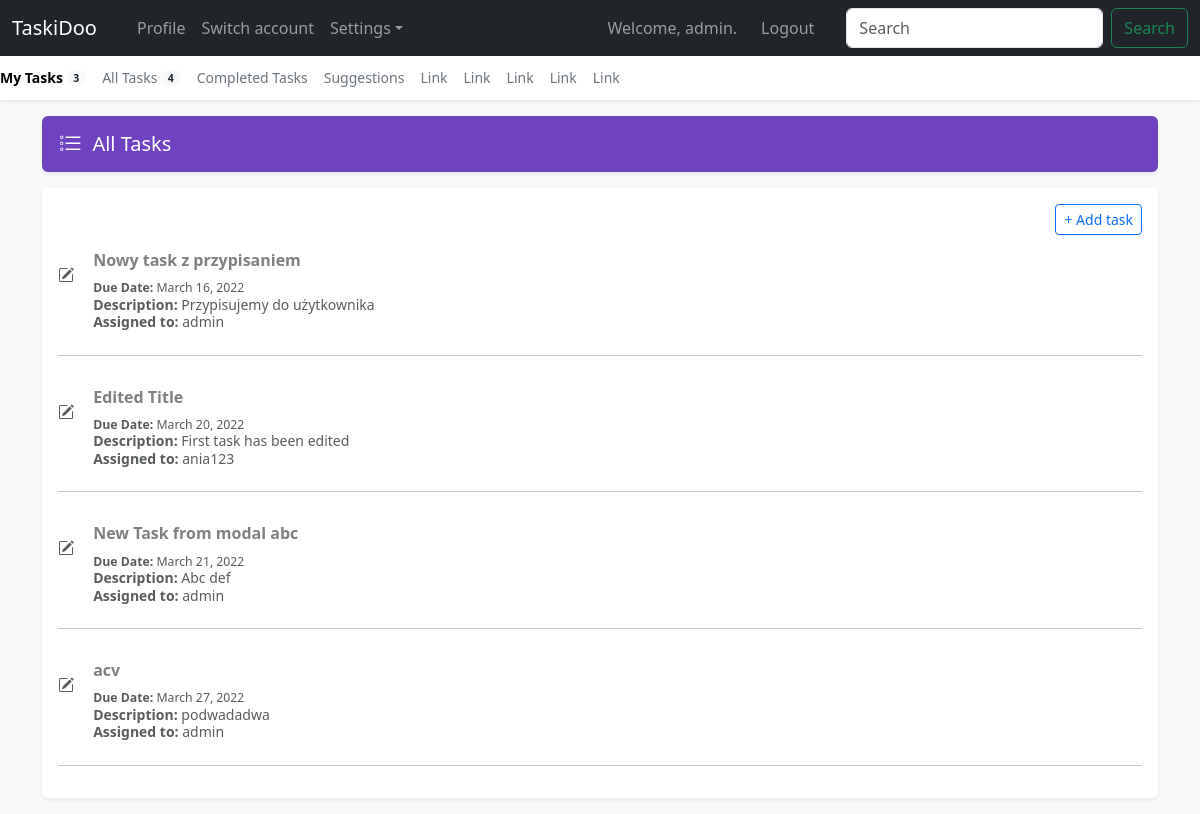
Screenshot of /all_tasks/ (signed in) with the database file from the repository.
### todo_apps/models.py (models this page shows, shortened)
class Task(models.Model):
    text_title = models.CharField(max_length=200)
    text_desc = models.TextField(max_length=10000, default='')
    date_added = models.DateTimeField(auto_now_add=True)
    owner = models.ForeignKey(User, on_delete=models.CASCADE)
    comment = models.TextField(max_length=10000, default='')
    date_due = models.DateField()
    status = models.BooleanField(default=False)

### todo_apps/views.py (the view)
# urls.py: path('all_tasks/', views.all_tasks, name='all_tasks'),
@login_required
def all_tasks(request):
    all_tasks = Task.objects.filter(status=False).order_by('date_due')
    tasks = Task.objects.filter(owner=request.user, status=False)
    context = {'all_tasks': all_tasks, 'tasks': tasks}
    return render(request, 'todo_apps/all_tasks.html', context)

### todo_apps/templates/todo_apps/all_tasks.html (shortened to what this page needs)
{% extends "todo_apps/base.html" %}
{% block content %}
<main class="container">
    <div class="d-flex align-items-center p-3 my-3 text-white bg-purple rounded shadow-sm">
        <div class="lh-1">
            <h1 class="h5 mb-0 text-white lh-1">All Tasks</h1>
        </div>
    </div>
    <div class="my-3 p-3 bg-body rounded shadow-sm">
        <div class="d-block text-end">
            <button class="myBtn btn btn-outline-primary btn-sm" hx-get="{% url 'todo_apps:new_task' %}" hx-target="#dialog">+ Add task</a></button>
        </div>
        {% for task in all_tasks %}
            <div class="d-flex text-muted pt-3">
            <p class="pb-2 mb-0 small lh-sm" hx-trigger="click" hx-get="{% url 'todo_apps:edit_task' task.id %}" hx-target="#dialog">
                <a class="myBtn d-block text-decoration-none task-item h6"><strong>{{ task.text_title }}</strong></a>
                <small><strong>Due Date:</strong> {{ task.date_due }}</small></br>
                <strong>Description:</strong> {{ task.text_desc }}</br>
                <strong>Assigned to:</strong> {{ task.owner }}
            </p>
            </div>
            <hr style="background-color: #dee2e6 1px solid">
        {% empty %}
            <p>No tasks added!</p>
        {% endfor %}
    </div>
    </main>
{% endblock content %}

### todo_apps/templates/todo_apps/base.html (shortened to what this page needs)
{% load bootstrap5 %}
<!doctype html>
<html lang="en">
  <head>
    {% bootstrap_css %}
  </head>
  {% if user.is_authenticated %}
  <body class="bg-light">
        <nav class="navbar navbar-expand-lg fixed-top navbar-dark bg-dark" aria-label="Main navigation">
        <div class="container-fluid">
            <a class="navbar-brand" href="{% url 'todo_apps:index' %}">TaskiDoo</a>
            <div class="navbar-collapse offcanvas-collapse" id="navbarsExampleDefault">
            <ul class="navbar-nav me-auto mb-2 mb-lg-0">
                <li class="nav-item">
                  <a class="nav-link"></a>
                  </li>
                <li class="nav-item">
                <a class="nav-link" href="#">Profile</a>
                </li>
                <li class="nav-item">
                <a class="nav-link" href="#">Switch account</a>
                </li>
                <li class="nav-item dropdown">
                <a class="nav-link dropdown-toggle" href="#" id="dropdown01" data-bs-toggle="dropdown" aria-expanded="false">Settings</a>
                </li>
            </ul>
            <ul class="navbar-nav me-0 mb-5 mb-lg-0">
            {% if user.is_authenticated %}
            <li class="nav-item me-2">
            <a class="nav-link">Welcome, {{ user.username }}.</a>
            </li>
            <li class="nav-item me-4">
                <a class="nav-link" href="{% url 'users:logout' %}">Logout</a>
            </li>
            {% endif %}
            <form class="d-flex">
                <input class="form-control me-2" type="search" placeholder="Search" aria-label="Search">
                <button class="btn btn-outline-success" type="submit">Search</button>
            </form>
            </div>
        </div>
        </nav>
        <div class="nav-scroller bg-body shadow-sm">
        <nav class="nav nav-underline" aria-label="Secondary navigation">
            <a class="nav-link active" aria-current="page" href="{% url 'todo_apps:tasks' %}">
              My Tasks
            <span class="badge bg-light text-dark rounded-pill align-text-bottom">{{ tasks.count }}</span>
            </a>
            <a class="nav-link" href="{% url 'todo_apps:all_tasks' %}">
              All Tasks
            <span class="badge bg-light text-dark rounded-pill align-text-bottom">{{ all_tasks.count}}</span>
            </a>
            <a class="nav-link" href="{% url 'todo_apps:completed_tasks' %}">Completed Tasks</a>
            <a class="nav-link" href="#">Suggestions</a>
            <a class="nav-link" href="#">Link</a>
            <a class="nav-link" href="#">Link</a>
            <a class="nav-link" href="#">Link</a>
            <a class="nav-link" href="#">Link</a>
            <a class="nav-link" href="#">Link</a>
        </nav>
        </div>
{% endif %}
{% block content %} {% endblock content %}
  </body>
</html>

### todo_apps/templates/todo_apps/base.html (style rules this page uses)
html, body { overflow-x: hidden; }
body { padding-top: 56px; }
.nav-scroller { position: relative; z-index: 2; height: 2.75rem; overflow-y: hidden; }
.nav-scroller .nav { display: flex; flex-wrap: nowrap; padding-bottom: 1rem; margin-top: -1px; overflow-x: auto; color: rgba(255, 255, 255, .75); text-align: center; white-space: nowrap; -webkit-overflow-scrolling: touch; }
.nav-underline .nav-link { padding-top: .75rem; padding-bottom: .75rem; font-size: .875rem; color: #6c757d; }
.nav-underline .active { font-weight: 500; color: #343a40; }
.bg-purple { background-color: #6f42c1; }

### todo_apps/templates/todo_apps/all_tasks.html (style rules this page uses)
.task-item { color: gray; }

### rows the page displays
Task: text_title "Nowy task z przypisaniem", date_due "March 16, 2022", text_desc "Przypisujemy do użytkownika", owner "admin"
Task: text_title "Edited Title", date_due "March 20, 2022", text_desc "First task has been edited", owner "ania123"
Task: text_title "New Task from modal abc", date_due "March 21, 2022", text_desc "Abc def", owner "admin"
Task: text_title "acv", date_due "March 27, 2022", text_desc "podwadadwa", owner "admin"

### other values shown
{{ user.username }} "admin"
{{ tasks.count }} "3"
{{ all_tasks.count }} "4"
